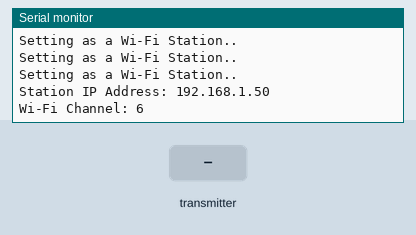
Simulated run of this sketch. Board: ESP32. Shown: the last lines printed to the serial monitor. The inputs (shaded band) are chosen by the test bench. WiFi joins after 1.5 s; servers stay silent unless stated.

Above: at 2.7 s.
2.8 s: the transmitter starts sending id = 0
At 2.97 s:
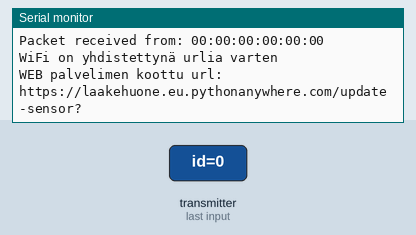
At 3.72 s:
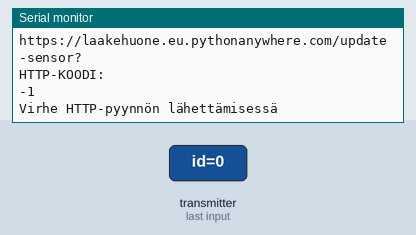

The sketch:

solmu4.ino
```cpp
#include <OneWire.h>
#include <DallasTemperature.h>
#include <ArduinoJson.h>
#include <SPI.h>
#include <Arduino.h>
#include <esp_now.h>
#include <HTTPClient.h>
#include "ESPAsyncWebServer.h"
// Lisää secrets.h tiedosto samaan kansioon tämän tiedoston kanssa ja lisää sinne oman kotiverkkosi tiedot
#include "secrets.h"
#include <WiFi.h>

//WiFi:n tiedot:
const char* ssid = SECRET_SSID; //Secret_ssid löytyy secrets.h tiedoststa.
const char* password = SECRET_PASS; // Secret_pass löytyy secrets.h tiedostosta.
const int oneWireBus = 4;

// Määritellään lähettävien (master) laitteiden mac-osoitteet. Näitä käytetään funktiossa, joka ottaa viestit vastaan.
String board3Mac = "c0:49:ef:01:f4:bc";
String board2Mac = "c0:49:ef:08:ce:ac";
String board1Mac = "c0:49:ef:08:db:10";

//oneWire-instanssi: muiden OneWire-laitteiden keskustelua varten:
OneWire oneWire(oneWireBus);

//oneWire-viite annetaan Dallas Temperaturelle:
DallasTemperature sensors(&oneWire);

// Muuttujat ajastinta varten.
long lastTrigger = millis();
long now;

//Booleanin avulla tarkistetaan, että sensorit ovat lähettäneet uudet arvot solmu4:lle
boolean viestivastaanotettu=false;

//ESP-NOW YHTEYS, vastaanottoja:
//viestien rakenne vastaanotettavaa dataa varten:

// Solmu 1:n viesti
typedef struct struct_message_board1{
  int id;
  float temp;
  int kosteus;
  int ilmanpaine;
  int valo;
  int ovi;
} struct_message_board1;

// Solmu 2: viesti
typedef struct struct_message_board2{
  int id;
  float temp1;
  float temp2;
  int ovi;
} struct_message_board2;

// Solmu 3:n viesti
typedef struct struct_message_board3{
  int id;
  float temp;
  int valo;
} struct_message_board3;

struct_message_board1 board1;
struct_message_board2 board2;
struct_message_board3 board3;

// Määritellään palvelimen osoitteen alku. Loppuosa lisätään funktiossa, jossa otetaan viestit vastaan.
String webpalvelinURL="https://laakehuone.eu.pythonanywhere.com/update-sensor?";


//Funktiossa tarkistetaan, miltä solmulta saadaan sensoriarvoja ja tallennetaan ne muuttujiin:
void OnDataRecv(const uint8_t * mac_addr, const uint8_t *incomingData, int len) {

  char macStr[18];
  Serial.print("Packet received from: ");
  snprintf(macStr, sizeof(macStr), "%02x:%02x:%02x:%02x:%02x:%02x",
           mac_addr[0], mac_addr[1], mac_addr[2], mac_addr[3], mac_addr[4], mac_addr[5]);
  Serial.println(macStr);
  String makki = macStr;

  // If -lauseissa tarkistetaan mitä solmua mac-osoite vastaa ja poimitaan viestistä vastaanotetut tiedot ja lisätään ne URL-osoitteeseen

  if(makki == board1Mac){
    memcpy(&board1, incomingData, sizeof(board1));
    webpalvelinURL = webpalvelinURL + "solmu="+ board1.id + "&lampotila1="+ board1.temp + "&kosteus="+ board1.kosteus + "&ilmanpaine=" + board1.ilmanpaine + "&valo=" + board1.valo + "&ovi=" + board1.ovi;
  }

  if(makki == board2Mac){
    memcpy(&board2, incomingData, sizeof(board2));
    webpalvelinURL = webpalvelinURL + "solmu="+ 2 + "&lampotila1="+ board2.temp1 + "&lampotila2="+ board2.temp2 + "&ovi=" + board2.ovi;
  }

  if(makki == board3Mac){
    memcpy(&board3, incomingData, sizeof(board3));
    webpalvelinURL = webpalvelinURL + "solmu="+ 3 + "&lampotila1="+ board3.temp + "&valo="+ board3.valo;
  }

  // Viestivastaanotettu muuttuja asetetaan arvoon "true" --> Silmukassa päästään kutsumaan funktiota, joka tekee HTTP -pyynnön
  viestivastaanotettu=true;
}


//Funktiossa lähetetään kaikilta solmuilta saadut sensoriarvot web-palvelimelle:
void tietojenLahetys(){

  // Tarkistetaan ensiksi onko yhteys reitittimeen kunnossa.
  if(WiFi.status()== WL_CONNECTED){
    Serial.println("WiFi on yhdistettynä urlia varten");

    // Luodaan HTTP client
    HTTPClient http;

    //Määritellään url, johon tiedot lähetetään, tietokantaan tallentamista varten:

    Serial.println("WEB palvelimen koottu url:");
    Serial.println(webpalvelinURL);
    http.begin(webpalvelinURL);
    //Tehdään pyyntö:
    int httpKoodi=http.GET();
    Serial.println("HTTP-KOODI:");
    Serial.println(httpKoodi);
    //Tarkistetaan vastaanotettu koodi:
    if (httpKoodi>0){
      String payload=http.getString();
    }
    else{
      Serial.println("Virhe HTTP-pyynnön lähettämisessä");
    }
    //Vapautetaan resurssit:
    http.end();
  }else{
    Serial.println("Ei yhteyttä WiFiin");
  }
  // Viestin lähettämisen jälkeen asetetaan URL "perusmuotoon".
  webpalvelinURL = "https://laakehuone.eu.pythonanywhere.com/update-sensor?";
}

void setup(void)
{
  // Käynnistetään serialportti
  Serial.begin(115200);
  Serial.println("Setup started");

  //ESP-NOW:
  //Solmu4:stä tehdään WiFi-asema:
  WiFi.mode(WIFI_STA);

  // Estetään solmu 4:n nukkumaan meneminen
  WiFi.setSleep(false);

  // Luodaan yhteys reitittimeen
  WiFi.begin(ssid, password);
  while (WiFi.status() != WL_CONNECTED) {
    Serial.println("Setting as a Wi-Fi Station..");
  }

  Serial.print("Station IP Address: ");
  Serial.println(WiFi.localIP());
  Serial.print("Wi-Fi Channel: ");
  Serial.println(WiFi.channel());


  //Alustetaan ESP-NOW
  if (esp_now_init() != 0) {
    Serial.println("Error initializing ESP-NOW");
    return;
  }

  //Vastaanotetaan muilta solmuilta tulevaa sensoridataa:
  esp_now_register_recv_cb(OnDataRecv);

  //Käynnistetään kirjasto:
  sensors.begin();

}

void loop(void)
{
  //Tarkistetaan, että muilta solmuilta on vastaanotettu viesti,
  //jotta uudet vastaanotetut tiedot voidaan tallentaa Web-palvelimen tietokantaan:
  if(viestivastaanotettu==true){
    tietojenLahetys();
    // kun viesti on lähetetty, asetetaan viestivastaanotettu arvoon "false"
    viestivastaanotettu=false;
  }

  // Solmu 4:n lämpötilan luku, URL:n muodostaminen ja ohjaaminen lähetykseen.

  now = millis();

  // Joissain tapauksissa 30 min on ollut liian pitkä solmulle ja toiminta on häiriintynyt. Lyhennä tarvittessa aikaa esim 60*10*1000.
  if((now - lastTrigger > (60*30*1000))){
    lastTrigger = now;
    Serial.print("Requesting temperatures...");
    sensors.requestTemperatures();
    webpalvelinURL = webpalvelinURL + "solmu="+ 4 + "&lampotila1="+ sensors.getTempCByIndex(0);
    viestivastaanotettu = true;
  }
}
```

secrets.h
```cpp
#define SECRET_SSID "Sinun_SSID" //WIFI:n ssid
#define SECRET_PASS "SSID:n salasana" //WIFI:n  salasana
```

Measured:
- after the input at 2.8 s, the serial monitor: prints a new line at once (image 1)
